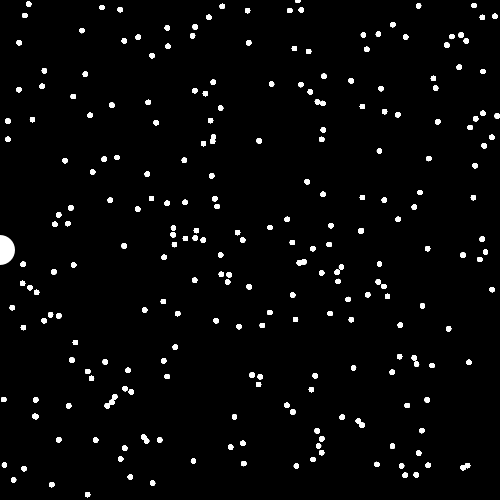
Frame 1 (no input)
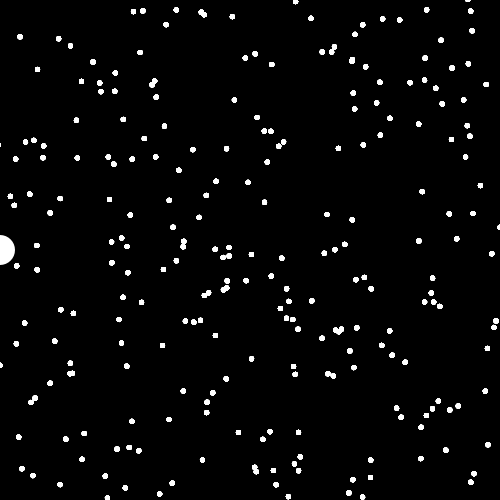
Frame 60 (the mouse pressed at the canvas centre just before this capture)
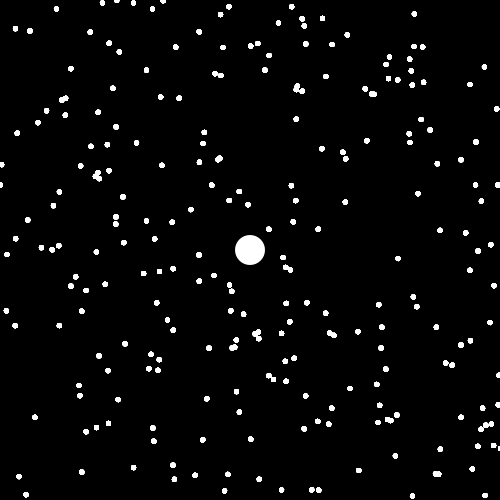
Frame 120 (the mouse held since frame 60 and released just before this capture)

The Processing sketch that drew these frames (run headless with seeded random() and noise(); from frame 60 on, the mouse is pressed at the canvas centre):

// Processing sketch: Raindrops_game
// ── Raindrops_game.pde
int n = 250;
Raindrops[] r = new Raindrops[n];
Catcher c;

void setup() {
  size(500,500);
  for (int i = 0; i<n; i++) {
    r[i] = new Raindrops();
}
  c = new Catcher();
}

void draw() {
  background(0);
  for (int i = 0; i<n; i ++) {
    r[i].display();
    r[i].move();
  }
  c.displaycatch();
  
}

// ── Raindrops.pde
class Raindrops {
  PVector loc;
  PVector vel;
  int d;

  Raindrops() {
    loc = new PVector(random(width), random(height));
    vel = PVector.random2D();
    if (vel.y<0) {
      vel.y*=-1;
    }
    d=5;
  }

  void display() {
    for (int x=0; x<50; x+=1) {
      noStroke();
      ellipse(loc.x, loc.y, d, d);
    }
  } 

  void move() {
    loc.add(vel);

    if (loc.x-d/2>width) {
      loc.x=-d/2;
    } 

    if (loc.x+d/2<0) {
      loc.x=width + d/2;
    }

    if (loc.y-d/2>height) {
      loc.y=-d/2;
    }

    if (loc.y+d/2<0) {
      loc.y=height+d/2;
    }
  }

  void ChangeSize() {
    if (keyPressed) {
      if (key=='d') {
        d=int(random(1, 10));
      }
    }
  }
}


// ── catcher.pde
class Catcher {
  PVector catchloc;
  int d;
  
  Catcher() {
    catchloc = new PVector(mouseX, height/2);
    d = 30;
  }
  
  void displaycatch() {
    catchloc.x = mouseX;
    ellipse(catchloc.x, catchloc.y, d, d);
  }
}
